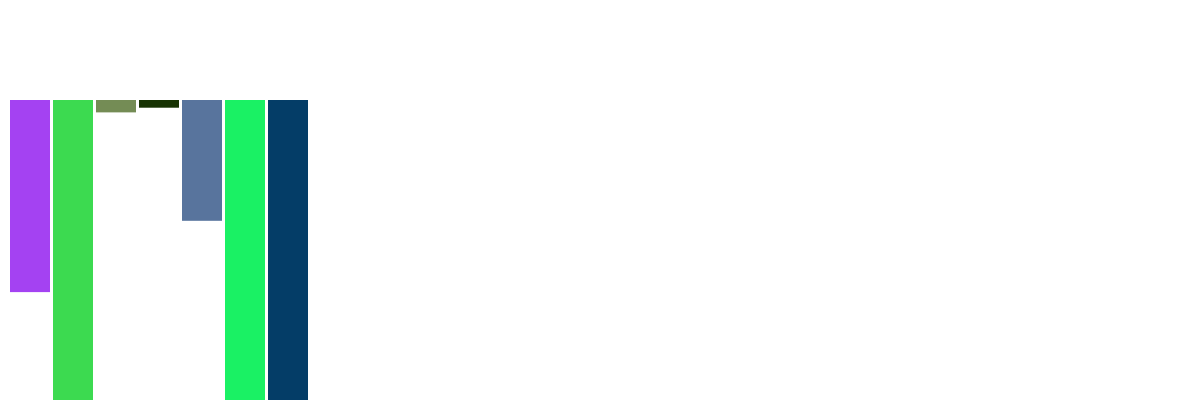
Frame 1 (no input)
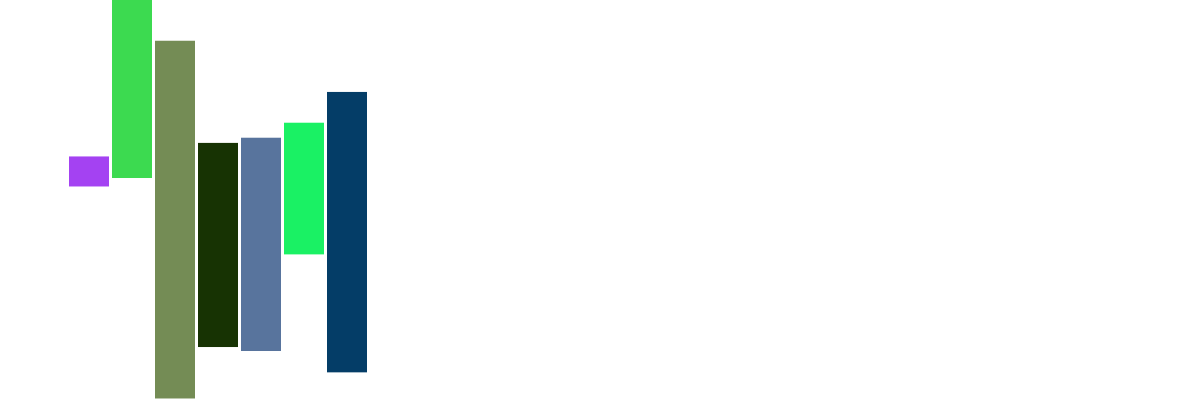
Frame 60 (the mouse pressed at the canvas centre just before this capture)
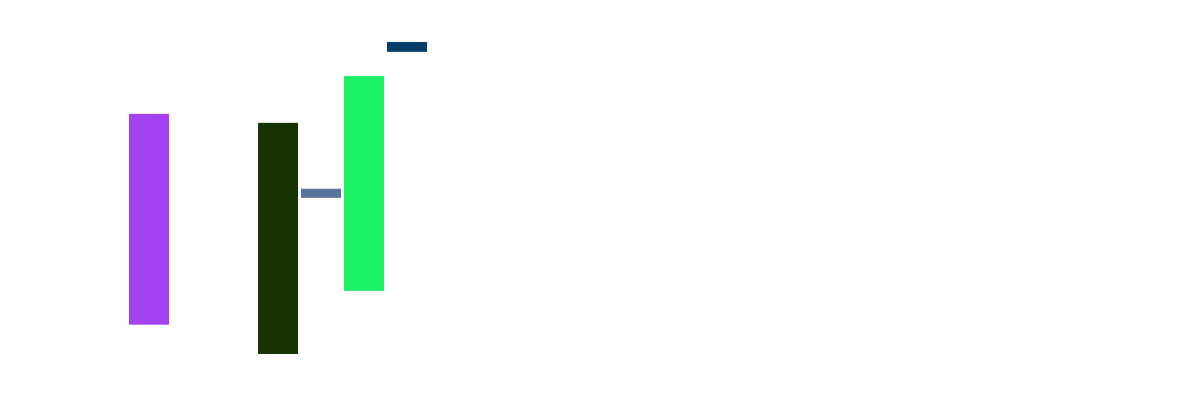
Frame 120 (the mouse held since frame 60 and released just before this capture)

The Processing sketch that drew these frames (run headless with seeded random() and noise(); from frame 60 on, the mouse is pressed at the canvas centre):

// Processing sketch: sketch_8_Class_random
// ── sketch_8_Class_random.pde
Train color1, color2, color3, color4, color5, color6, color7;

void setup() {
  size (1200, 400);
  color1=new Train(10, 100, 55, 40, 20);
  color2=new Train (10+43*1, 100, 100, 40, 20);
  color3=new Train (10+43*2, 100, 100, 40, 20);
  color4=new Train (10+43*3, 100, 100, 40, 20);
  color5=new Train (10+43*4, 100, 100, 40, 20);
  color6=new Train (10+43*5, 100, 100, 40, 20);
  color7=new Train (10+43*6, 100, 100, 40, 20);
}

void draw() {
  background(255);
  //frameRate(30); control blinking rate.

  color1.display();
  color1.travel();

  color2.display();
  color2.travel();

  color3.display();
  color3.travel();

  color4.display();
  color4.travel();

  color5.display();
  color5.travel();

  color6.display();
  color6.travel();

  color7.display();
  color7.travel();
}
// ── Train.pde
class Train {

  float x;
  float y;
  float r;
  float w;
  float h;
  //Processing defined variable - color
  //color c = color(255, 204, 0);
  color c = color(random(255), random(255), random(255));

  Train (float tempX, float tempY, float tempR, float tempW, float tempH) {
    x=tempX; //can initialize and specify value in the object sketch.
    y=tempY;
    r=tempR;
    w=tempW;
    h=tempH;
    //h=20; //Or, you can initialize it here, then take away float tempH.
  }


  void display() {
    noStroke(); 
    fill(c); // c takes color definition from above.
    h=random(0,400); //random h height.
    rect(x, y, w, h);
  }
  void travel() {
    x++;
    y=y+random(-10,10); //random motion along y axis.
  }
}
